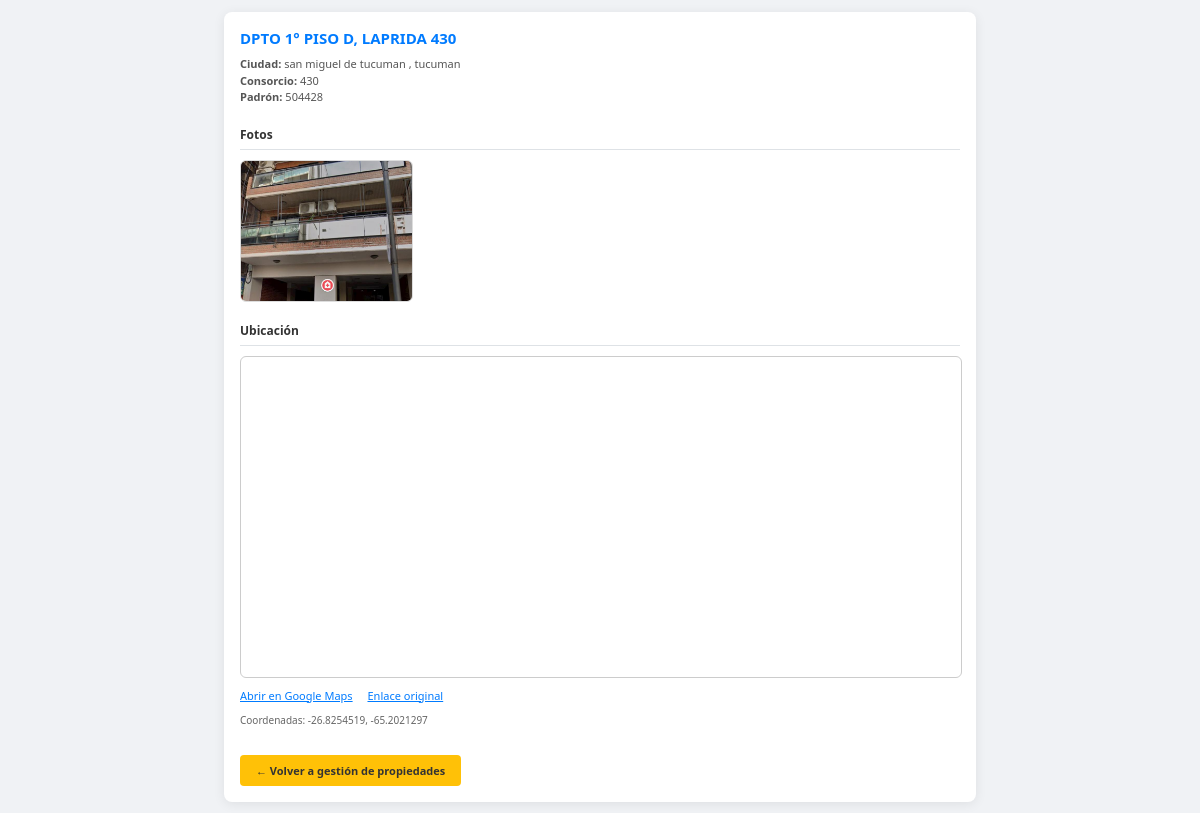
Screenshot of /ver_propiedad.php?id=32 (signed in) with the database file from the repository.
### tables this page shows
CREATE TABLE `propiedades` (
  `propiedad_id` int(11) NOT NULL AUTO_INCREMENT,
  `acceso_creador_id` int(11) DEFAULT NULL COMMENT 'NULL=principal',
  `propiedad` varchar(255) NOT NULL,
  `ciudad` varchar(100) DEFAULT NULL,
  `padron` varchar(12) NOT NULL,
  `detalle` text NOT NULL,
  `consorcio` varchar(5) NOT NULL,
  `porcentaje` decimal(6,3) DEFAULT NULL,
  `propietario_id` int(11) NOT NULL,
  `alquiler` int(11) DEFAULT NULL,
  `mapa_lat` decimal(10,7) DEFAULT NULL,
  `mapa_lng` decimal(10,7) DEFAULT NULL,
  `mapa_enlace` varchar(768) DEFAULT NULL,
  `fotos_json` text DEFAULT NULL,
  PRIMARY KEY (`propiedad_id`),
  UNIQUE KEY `padron` (`padron`),
  KEY `fk_propietario` (`propietario_id`),
  KEY `idx_prop_acceso_creador` (`acceso_creador_id`),
  CONSTRAINT `fk_propietario` FOREIGN KEY (`propietario_id`) REFERENCES `usuarios` (`id`)
);

### helpers_tenant_inmobiliaria.php (called while the page is built, shortened)
<?php
if (!function_exists('tenant_inmob_es_sofia')) {
    function tenant_inmob_asegurar_esquema($conexion): void
    {
        static $done = false;
        if ($done) {
            return;
        }
        tenant_inmob_reparar_acceso_creador_huerfanos($conexion);
    }
    function tenant_inmob_reparar_acceso_creador_huerfanos($conexion): void
    {
        $sid = tenant_inmob_id_acceso_sofia_efectivo($conexion);
    }
    function tenant_inmob_id_acceso_sofia_bd($conexion): int
    {
        static $id = null;
        if ($id !== null) {
            return $id;
        }
        $r = mysqli_query($conexion, "SELECT id FROM accesos WHERE LOWER(TRIM(usuario)) = 'sofia' LIMIT 1");
        if ($r && $row = mysqli_fetch_assoc($r)) {
            $id = (int) $row['id'];
        } else {
            $id = 0;
        }
        return $id;
    }
    function tenant_inmob_id_acceso_sofia_efectivo($conexion): int
    {
        $sid = tenant_inmob_id_acceso_sofia_bd($conexion);
        return $sid > 0 ? $sid : 0;
    }
}

### includes_propiedad_fotos_mapa.php (called while the page is built, shortened)
<?php
function propiedades_url_publica($rel) {
    $rel = str_replace(['..', '\\'], '', (string) $rel);
    $rel = ltrim($rel, '/');
    $script = $_SERVER['SCRIPT_NAME'] ?? '';
    $base = dirname(str_replace('\\', '/', (string) $script));
    if ($base === '/' || $base === '' || $base === '.') {
        return '/' . $rel;
    }
    return rtrim($base, '/') . '/' . $rel;
}
function propiedades_leer_mapa_disco($propiedad_id) {
    $propiedad_id = (int) $propiedad_id;
    $f = HHH_ROOT . '/uploads/propiedades/' . $propiedad_id . '/mapa.json';
    if (!is_readable($f)) {
        return null;
    }
    $j = json_decode((string) @file_get_contents($f), true);
    return is_array($j) ? $j : null;
}
function propiedades_zoom_desde_enlace_maps($url) {
    $url = (string) $url;
    return null;
}
function propiedades_mapa_bbox_delta_desde_zoom($zoom) {
    $zoom = (int) $zoom;
    $dl = 0.012 * pow(2, 15 - $zoom);
    return max(0.0006, min(0.5, $dl));
}
function propiedades_mapa_zoom_efectivo($enlace, $diskMap) {
    $z = propiedades_zoom_desde_enlace_maps($enlace ?? '');
    return 15;
}
function propiedades_listar_fotos_disco($propiedad_id) {
    $propiedad_id = (int) $propiedad_id;
    $dir = HHH_ROOT . '/uploads/propiedades/' . $propiedad_id;
    $ext = ['jpg', 'jpeg', 'png', 'gif', 'webp'];
    $out = [];
    foreach (scandir($dir) as $fn) {
        if ($fn === '.' || $fn === '..' || $fn === 'mapa.json') {
            continue;
        }
        $low = strtolower(pathinfo($fn, PATHINFO_EXTENSION));
        if (!in_array($low, $ext, true)) {
            continue;
        }
        $out[] = 'uploads/propiedades/' . $propiedad_id . '/' . $fn;
    }
    sort($out);
    return $out;
}
function propiedades_fotos_unificadas($propiedad_id, $fotos_json) {
    $desde_db = propiedades_fotos_desde_json($fotos_json);
    $desde_disco = propiedades_listar_fotos_disco($propiedad_id);
    $merged = [];
    foreach (array_merge($desde_db, $desde_disco) as $p) {
        $p = str_replace(['..', '\\'], '', (string) $p);
        $merged[] = $p;
    }
    return $merged;
}
function propiedades_fotos_desde_json($json) {
    if ($json === null || $json === '') {
        return [];
    }
    $a = json_decode($json, true);
    return is_array($a) ? $a : [];
}

### ver_propiedad.php (the view, shortened to what this page needs)
<?php
include 'verificar_sesion.php';
require_once __DIR__ . '/includes_propiedad_fotos_mapa.php';
$id = (int)($_GET['id'] ?? 0);
$res = mysqli_query($conexion, "SELECT * FROM propiedades WHERE propiedad_id = " . $id . " LIMIT 1");
$prop = $res ? mysqli_fetch_assoc($res) : null;
require_once __DIR__ . '/helpers_tenant_inmobiliaria.php';
tenant_inmob_asegurar_esquema($conexion);
$fotos = propiedades_fotos_unificadas($id, $prop['fotos_json'] ?? null);
$lat = isset($prop['mapa_lat']) && $prop['mapa_lat'] !== null && $prop['mapa_lat'] !== '' ? (float)$prop['mapa_lat'] : null;
$lng = isset($prop['mapa_lng']) && $prop['mapa_lng'] !== null && $prop['mapa_lng'] !== '' ? (float)$prop['mapa_lng'] : null;
$diskMap = propiedades_leer_mapa_disco($id);
$tieneMapa = ($lat !== null && $lng !== null);
if ($tieneMapa) {
    $zoomMapa = propiedades_mapa_zoom_efectivo($prop['mapa_enlace'] ?? '', $diskMap);
    $dl = propiedades_mapa_bbox_delta_desde_zoom($zoomMapa);
    $bbox = ($lng - $dl) . '%2C' . ($lat - $dl) . '%2C' . ($lng + $dl) . '%2C' . ($lat + $dl);
    $osm_embed = 'https://www.openstreetmap.org/export/embed.html?bbox=' . $bbox . '&layer=mapnik&marker=' . rawurlencode($lat . ',' . $lng);
    $gmaps_link = 'https://www.google.com/maps?q=' . rawurlencode($lat . ',' . $lng);
}
?>
<!DOCTYPE html>
<html lang="es">
<head>
</head>
<body>
<div class="card">
    <h1><?= htmlspecialchars($prop['propiedad'] ?? '') ?></h1>
    <div class="meta">
        <?php if (!empty($prop['ciudad'])): ?><div><strong>Ciudad:</strong> <?= htmlspecialchars($prop['ciudad']) ?></div><?php endif; ?>
        <?php if (!empty($prop['consorcio'])): ?><div><strong>Consorcio:</strong> <?= htmlspecialchars($prop['consorcio']) ?></div><?php endif; ?>
        <?php if (!empty($prop['padron'])): ?><div><strong>Padrón:</strong> <?= htmlspecialchars($prop['padron']) ?></div><?php endif; ?>
    </div>
    <h2 id="fotos">Fotos</h2>
    <?php if (count($fotos) === 0): ?>
        <p class="sin-dato">No hay fotos cargadas para esta propiedad.</p>
    <?php else: ?>
        <div class="galeria">
            <?php foreach ($fotos as $rel):
                $rel = str_replace(['..', '\\'], '', $rel);
                $url = propiedades_url_publica($rel);
                $src = htmlspecialchars($url, ENT_QUOTES, 'UTF-8');
            ?>
            <button type="button" class="galeria-thumb" data-src="<?= $src ?>" title="Ver foto">
                <img src="<?= $src ?>" alt="Foto propiedad">
            </button>
            <?php endforeach; ?>
        </div>
    <?php endif; ?>
    <h2 id="mapa">Ubicación</h2>
    <?php if (!$tieneMapa): ?>
        <p class="sin-dato">No hay coordenadas guardadas. Edite la propiedad y cargue ubicación desde Google Maps o latitud/longitud.</p>
        <?php if (!empty($prop['mapa_enlace'])): ?>
            <p class="links-mapa"><a href="<?= htmlspecialchars($prop['mapa_enlace'], ENT_QUOTES, 'UTF-8') ?>" target="_blank" rel="noopener">Abrir enlace guardado</a></p>
        <?php endif; ?>
    <?php else: ?>
        <div class="mapa-wrap">
            <iframe title="Mapa" loading="lazy" src="<?= htmlspecialchars($osm_embed, ENT_QUOTES, 'UTF-8') ?>"></iframe>
        </div>
        <div class="links-mapa">
            <a href="<?= htmlspecialchars($gmaps_link, ENT_QUOTES, 'UTF-8') ?>" target="_blank" rel="noopener">Abrir en Google Maps</a>
            <?php if (!empty($prop['mapa_enlace'])): ?>
                <a href="<?= htmlspecialchars($prop['mapa_enlace'], ENT_QUOTES, 'UTF-8') ?>" target="_blank" rel="noopener">Enlace original</a>
            <?php endif; ?>
        </div>
        <p style="font-size:10px; color:#666;">Coordenadas: <?= htmlspecialchars((string)$lat) ?>, <?= htmlspecialchars((string)$lng) ?></p>
    <?php endif; ?>
    <a href="propiedades.php" class="volver">← Volver a gestión de propiedades</a>
</div>
</body>
</html>

### ver_propiedad.php (style rules this page uses)
body { font-family: 'Segoe UI', sans-serif; background: #f0f2f5; margin: 0; padding: 12px; }
.card { background: white; max-width: 720px; margin: 0 auto; padding: 16px; border-radius: 8px; box-shadow: 0 2px 12px rgba(0,0,0,0.08); }
h1 { font-size: 15px; color: #007bff; margin: 0 0 8px; text-transform: uppercase; }
.meta { font-size: 11px; color: #555; margin-bottom: 16px; line-height: 1.5; }
h2 { font-size: 12px; color: #333; border-bottom: 1px solid #dee2e6; padding-bottom: 6px; margin: 20px 0 10px; }
.galeria { display: grid; grid-template-columns: repeat(auto-fill, minmax(160px, 1fr)); gap: 10px; }
.galeria-thumb { display: block; width: 100%; padding: 0; margin: 0; border: 1px solid #ddd; border-radius: 6px; overflow: hidden; cursor: pointer; background: #f5f5f5; -webkit-tap-highlight-color: transparent; }
.galeria-thumb img { width: 100%; height: 140px; object-fit: cover; display: block; pointer-events: none; }
.mapa-wrap { width: 100%; height: 320px; border: 1px solid #ccc; border-radius: 6px; overflow: hidden; }
.mapa-wrap iframe { width: 100%; height: 100%; border: 0; }
.links-mapa { margin-top: 10px; font-size: 11px; }
.links-mapa a { color: #007bff; margin-right: 12px; }
.volver { display: inline-block; margin-top: 18px; background: #ffc107; color: #333; padding: 8px 16px; border-radius: 4px; text-decoration: none; font-weight: bold; font-size: 11px; }

### rows the page displays
propiedades: propiedad "DPTO 1° PISO D, LAPRIDA 430", ciudad "san miguel de tucuman , tucuman", consorcio "430", padron "504428", mapa_lat "-26.8254519", mapa_lng "-65.2021297"
